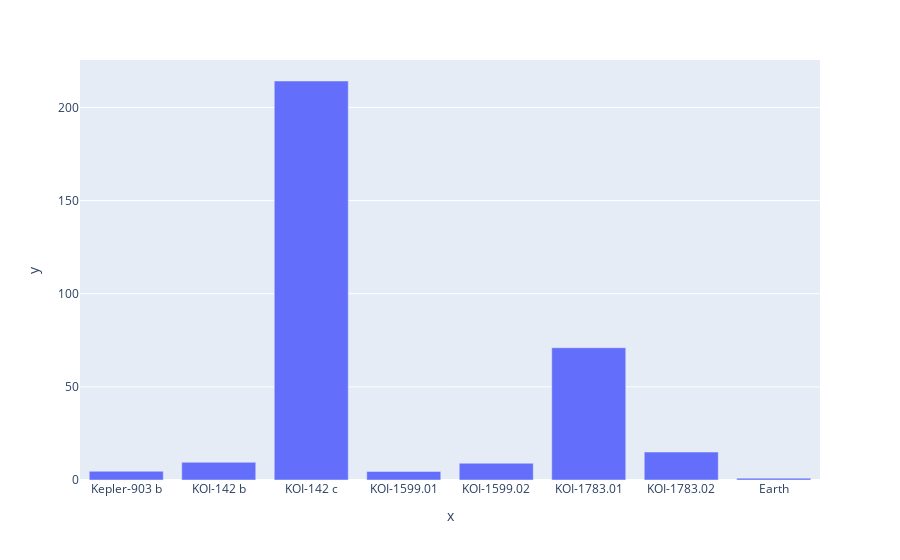

Here is the notebook cell this chart was saved with:
### Markdown cell above
## Showing Data

### Code cell
import plotly.express as px

hd_10180_planet_masses = []
hd_10180_planet_names = []
for data in hd_10180_planets:
  hd_10180_planet_masses.append(data[3])
  hd_10180_planet_names.append(data[1])

hd_10180_planet_masses.append(1)
hd_10180_planet_names.append("Earth")

fig = px.bar(x=hd_10180_planet_names, y=hd_10180_planet_masses)
fig.show()

### Figure 1 — Plotly figure (JSON) as saved in the notebook; plotly's stock layout.template omitted (floating-point values rounded to 4 significant figures)
{"data": [{"alignmentgroup": "True", "hovertemplate": "x=%{x}<br>y=%{y}<extra></extra>", "legendgroup": "", "marker": {"color": "#636efa"}, "name": "", "offsetgroup": "", "orientation": "v", "showlegend": false, "textposition": "auto", "type": "bar", "x": ["Kepler-903 b", "KOI-142 b", "KOI-142 c", "KOI-1599.01", "KOI-1599.02", "KOI-1783.01", "KOI-1783.02", "Earth"], "xaxis": "x", "y": ["4.7", "9.5", 214.2, "4.6", "9", 70.99, "15", 1], "yaxis": "y"}], "layout": {"barmode": "relative", "legend": {"tracegroupgap": 0}, "margin": {"t": 60}, "xaxis": {"anchor": "y", "domain": [0, 1], "title": {"text": "x"}}, "yaxis": {"anchor": "x", "domain": [0, 1], "title": {"text": "y"}}}}
